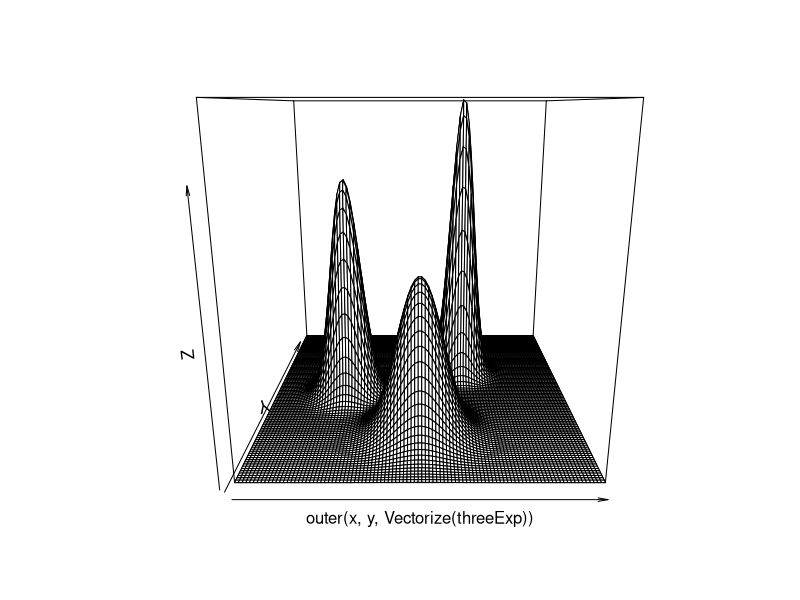
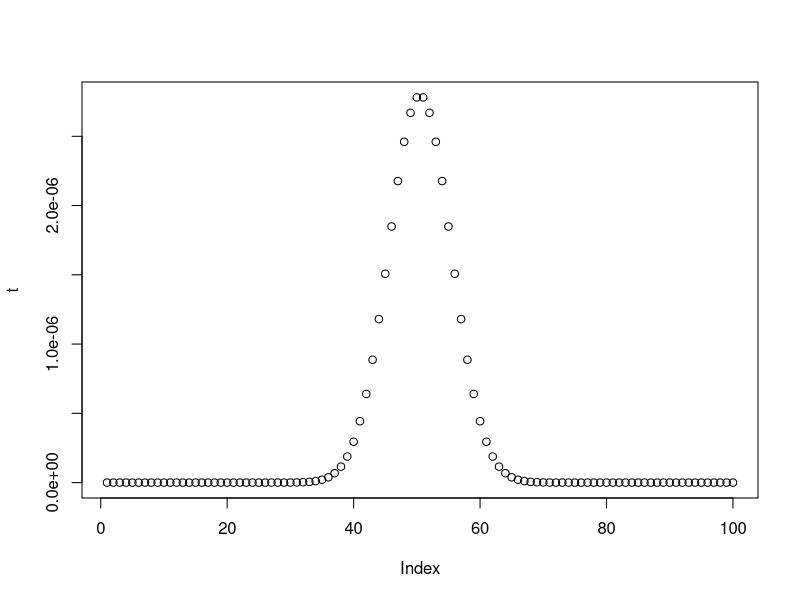
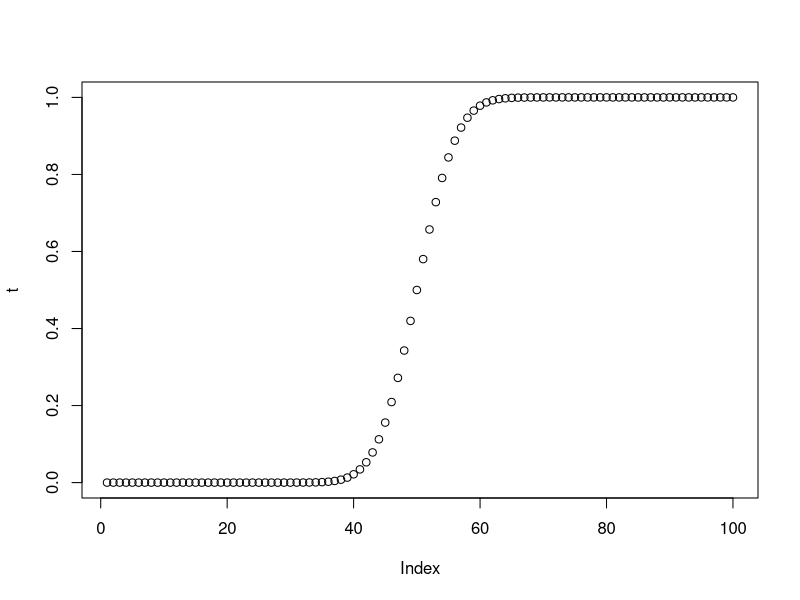
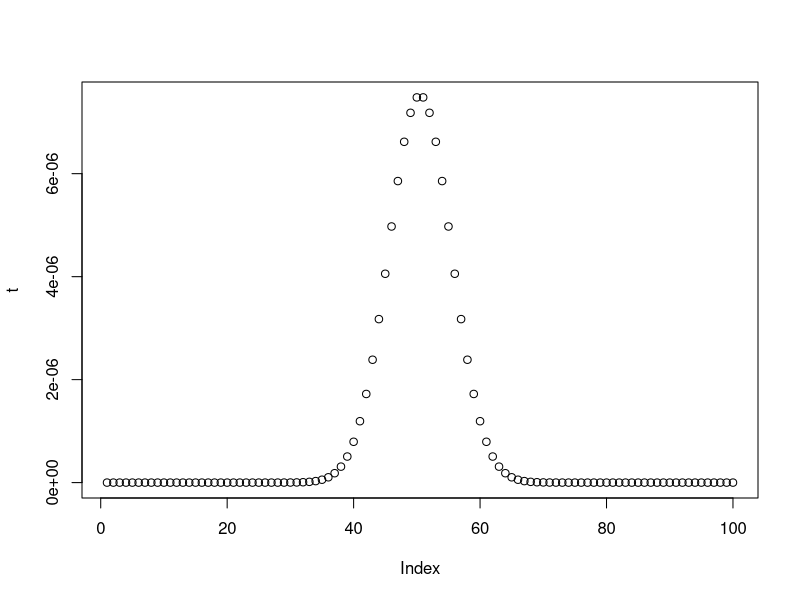
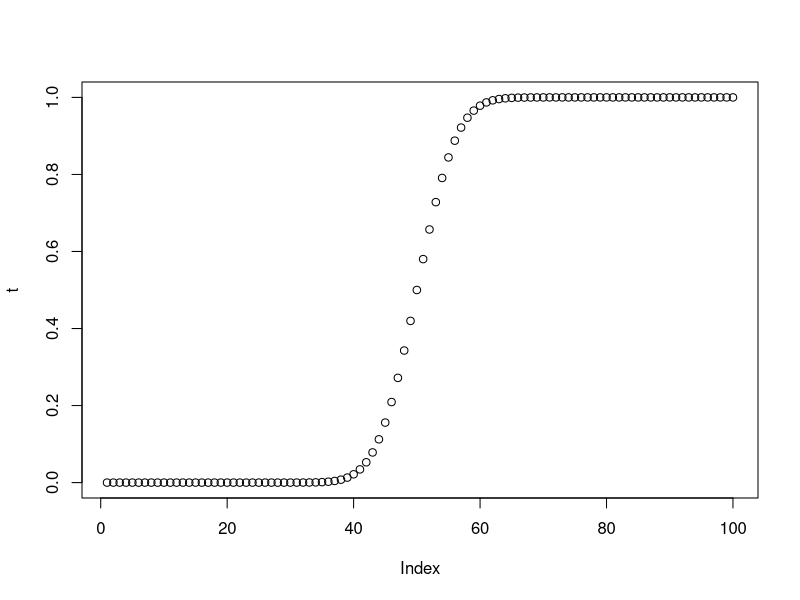
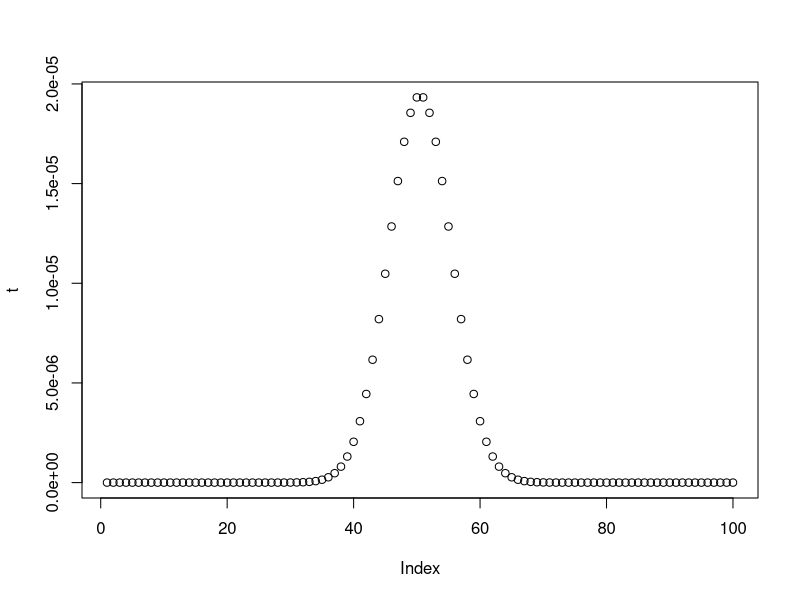
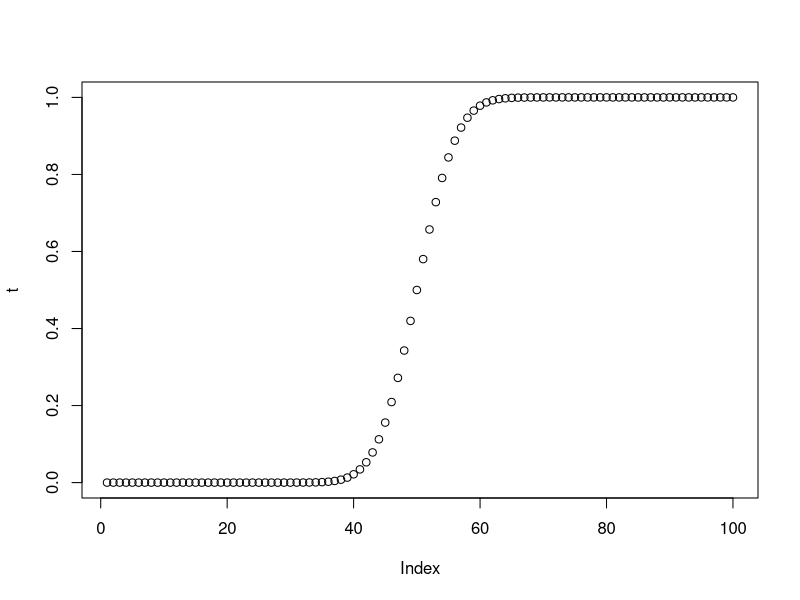
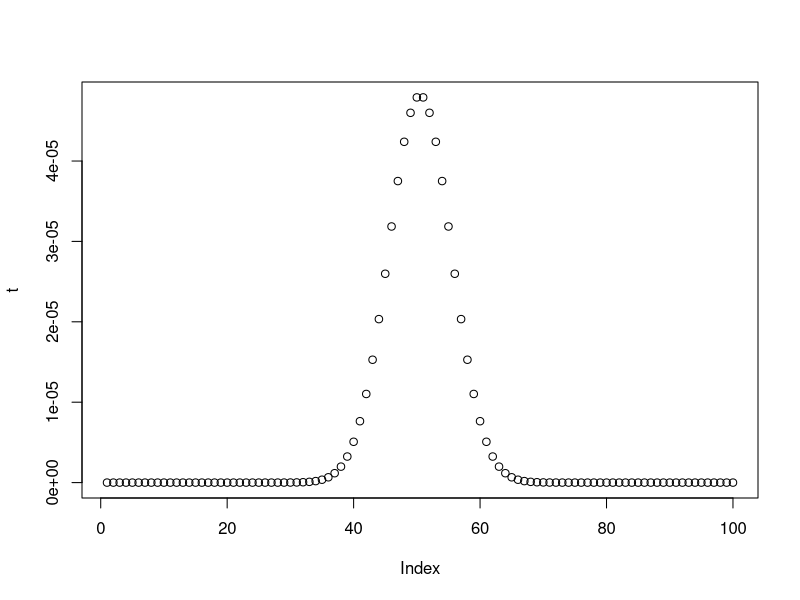

Here is the R script that generated these plots, in order:
set.seed(1)
n = 100
x = seq(-10,10,length=n)
y = seq(-10,10,length=n)

# exponential centers
centers = NULL
centers = rbind (centers,  cbind (3, 3))
centers = rbind (centers,  cbind (-5, 0))
centers = rbind (centers,  cbind (0, -5))

# PDF function
threeExp = function (x,y)
{
  rez <- 0
  rez <- rez + exp(-((x - centers[1,1])^2 + (y - centers[1,2])^2)*0.75)
  rez <- rez + exp(-((x - centers[2,1])^2 + (y - centers[2,2])^2)*0.5)*0.75
  rez <- rez + exp(-((x - centers[3,1])^2 + (y - centers[3,2])^2)*0.25)*0.5
  rez
}

# PDF
persp( outer( x, y, Vectorize(threeExp) ) )

# discretization
pdf <- matrix(nrow=n, ncol=n) 
for(i in 1:n)
{
  for(j in 1:n)
    pdf[i,j] <- threeExp(x[i],y[j])
}

cdf <- matrix(nrow=n, ncol=n)
for(i in 1:n)
  cdf[i,] <- cumsum(pdf[i,])

col <- cdf[,ncol(cdf)]

s = sum(col)
for(i in 1:n)
  col[i] = col[i]/s

col <- c(0, cumsum(col))

#write.csv(col)

row <- matrix(nrow=n, ncol=n + 1) 
for(i in 1:n)
{
  t <- pdf[i,]

  plot(t)

  s <- sum(t)
  for(j in 1:n)
    t[j] <- t[j]/s

  t <- cumsum(t)

  plot(t)

  row[i,1] <- 0
  for(j in 2:(n+1))
    row[i,j] <- t[j-1]
}